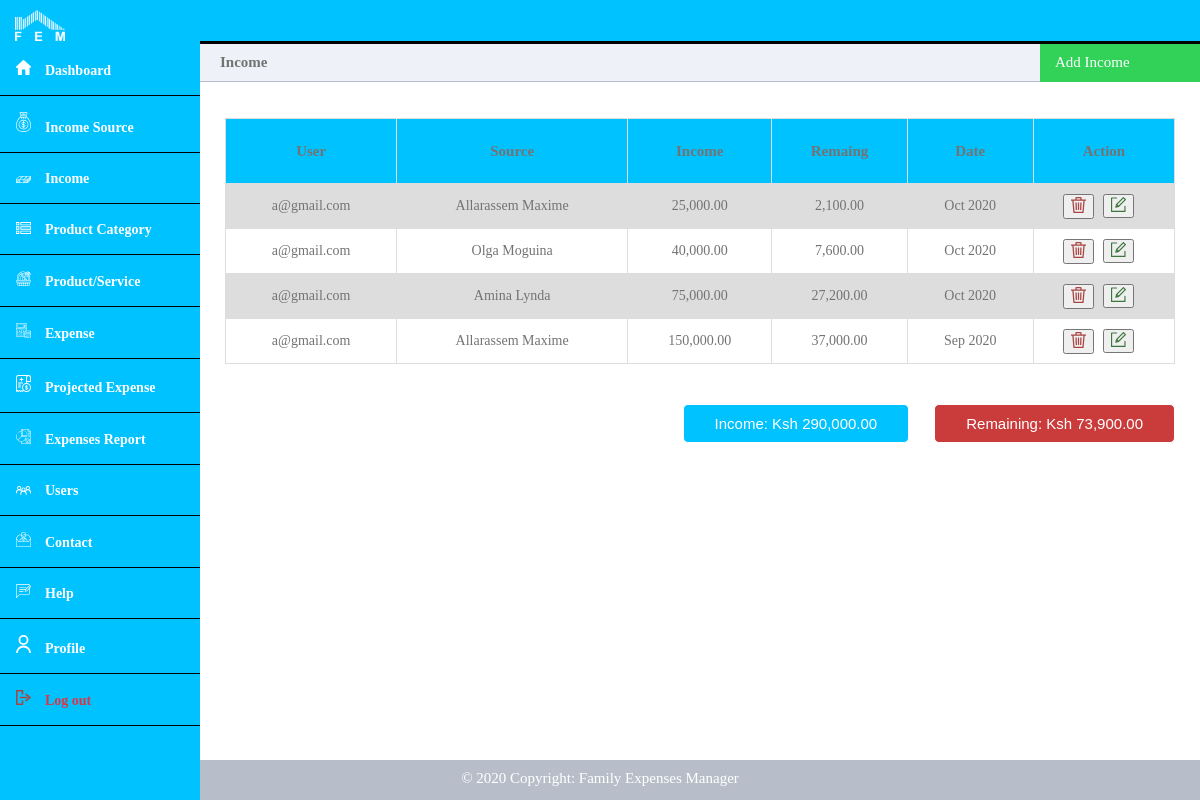
Page /admin/income.php (signed in) on the committed database.
### tables this page shows
CREATE TABLE `Income` (
  `income_id` int(11) NOT NULL,
  `source_id` int(11) NOT NULL,
  `amount` decimal(10,0) NOT NULL,
  `created_at` timestamp NOT NULL DEFAULT current_timestamp(),
  `user_id` int(11) NOT NULL,
  `remaining_amount` decimal(10,0) NOT NULL
);

CREATE TABLE `User` (
  `user_id` int(11) NOT NULL,
  `first_name` varchar(50) NOT NULL,
  `last_name` varchar(50) NOT NULL,
  `user_email` varchar(100) NOT NULL,
  `is_admin` tinyint(1) NOT NULL DEFAULT 0,
  `user_password` varchar(200) NOT NULL,
  `created_at` date NOT NULL DEFAULT current_timestamp()
);

CREATE TABLE `Source` (
  `source_id` int(11) NOT NULL,
  `user_id` int(11) NOT NULL,
  `name` varchar(100) NOT NULL,
  `created_at` timestamp NOT NULL DEFAULT current_timestamp() ON UPDATE current_timestamp()
);

### admin/income.php (the view, shortened to what this page needs)
<?php
	require_once('config/query.php');
?>
<!DOCTYPE html>
<html>
	<head>
		<link rel="stylesheet" href="../css/dashboard.css">
	</head>
	<body>
		<?php include('header.php'); ?>
		<div class="main-content">
			<div class="title-left" style="font-size: 15px; color: #737373;">
				Income
			</div>
			<div class="title-right" id="myBtn">
				<div class="add">
					<a style="font-size: 15px;">Add Income</a>
				</div>
			</div>
			<div>
				<?php include('../errors.php'); ?><br>
			</div>
			<div>
				<?php include('../success.php'); ?><br>
			</div>
			<div style="overflow-x:auto;">
				<table style="color: #737373; font-size: 14px;">
					<?php
						$total_amount = 0;
						$remaining    = 0;
						$query   = "SELECT * FROM Income ORDER BY created_at DESC";
						$results = mysqli_query($con, $query);
						if (mysqli_num_rows($results) > 0) {
							?>
								<tr style="height: 65px; font-size: 15px;">
									<th style="color: #737373;">User</th>
									<th style="color: #737373;">Source</th>
									<th style="color: #737373;">Income</th>
									<th style="color: #737373;">Remaing</th>
									<th style="color: #737373;">Date</th>
									<th style="color: #737373;">Action</th>
								</tr>
							<?php
							while($row = $results->fetch_assoc()) {
								$total_amount += $row['amount'];
								$remaining    += $row['remaining_amount'];
								$user_id = $row['user_id'];
								$query   = "SELECT * FROM User WHERE user_id = '$user_id'";
								$result2 = mysqli_query($con, $query);
								if (mysqli_num_rows($result2) == 1) {
									$user_data = $result2->fetch_assoc();
								}
								$source_id = $row['source_id'];
								$query   = "SELECT * FROM Source WHERE source_id = '$source_id'";
								$result3 = mysqli_query($con, $query);
								if (mysqli_num_rows($result3) == 1) {
									$source_data = $result3->fetch_assoc();
								}
								?>
									<tr>
										<td><?php echo $user_data['user_email'] ?></td>
										<td><?php echo $source_data['name'] ?></td>
										<td><?php echo number_format($row['amount'], 2) ?></td>
										<td><?php echo number_format($row['remaining_amount'], 2) ?></td>
										<td><?php echo date('M Y',strtotime($row['created_at'])) ?></td>
										<td>
											<form action="" method="POST" style="margin-left:-40px;">
												<button name="delete-admin-income">
													<img src="../images/icons/delete.svg" style="width: 15px;">
												</button>&nbsp;&nbsp;&nbsp;
											</form>
													<div style="margin-left:30px; margin-top:-25px">
														<button>
															<a href="income-update.php?id1=<?php echo $row['user_id'] ?>&id2=<?php echo $row['income_id'] ?>&id3=<?php echo $source_data['source_id']; ?>&amount=<?php echo $row['amount']; ?>">
															<img src="../images/icons/edit.svg" style="width: 15px;">
															</a>
														</button>
													</div>
										</td>
									</tr>
								<?php
							}
						}else {
							?>
								<div style="font-size: 15px; color: #737373; margin-top: 50px; text-align: center;">No data</div>
							<?php
						}
					?>
				</table>
			</div>
			<?php
			  	if (mysqli_num_rows($results) > 0) {
					  ?>
						<div class='table-bottom-space'></div>
						<div class='table-total'>
							<button class='button-error-total'>Remaining: Ksh <?php echo number_format($remaining, 2); ?></button>
						</div>
					<?php
				}
			?>
			<?php
				if (mysqli_num_rows($results) > 0) {
					?>
						<div class="table-total">
							<button class="button-primary-total">Income: Ksh <?php echo number_format($total_amount, 2); ?></button>
						</div>
					<?php
				}
			?>
		</div>
		<br><br><br><br><br>
		<?php include_once("../footer.php"); ?>
	</body>
</html>

### css/dashboard.css (style rules this page uses)
* { box-sizing: border-box; }
body { margin: 0; padding: 0; }
.button-success, .button-error, .button-warning, .button-secondary, .button-error-total, .button-light-total, .button-primary-total { border-radius: 5px; border: 1px solid; display: inline-block; cursor: pointer; color: #ffffff; font-size:17px; padding:10px 31px; text-decoration: none; }
.button-error-total { cursor: not-allowed; background: rgb(202, 60, 60); }
.button-primary-total { cursor: not-allowed; background: #00C2FF; }
table { border-collapse: collapse; width: 95%; margin: auto; color: #737373; font-size: 14px; margin-top: 15px; }
td, th { border: 1px solid #dddddd; text-align: left; padding: 10px; text-align: center; }
table tr th { background-color: #00C2FF; color: #233245; }
tr:nth-child(even) { background-color: #dddddd; }
.table-bottom-space { padding-top: 40px; }
.table-total { float: right; padding-right: 2.5%; }
.main-content { padding: 40px; margin-top: 0; padding: 0; padding-top: 44px; height: 100%; overflow: scroll; }
.main-content .title-left { background-color: #eef1f7; border-bottom: 1px solid #b8bec9; padding: 10px 20px; font-weight: 700; color: #333; font-size: 16px; }
.main-content .title-right { float: right; width: 160px; margin-right: 0px; margin-top: -40px; cursor: pointer; }
.main-content .title-right .add { background-color: #32d157; font-size: 17px; height: 40px; color: white; padding-left: 15px; padding-top: 10px; cursor: pointer; }
.main-content .title-right .add a { text-decoration: none; color: white; }
@media only screen and (min-width: 300px) { table { border-collapse: collapse; width: 95%; margin: auto; } }
@media only screen and (min-width: 300px) { .button-primary-total { font-size: 12px; } }
@media only screen and (min-width: 300px) { .button-error-total { font-size: 12px; } }
@media only screen and (min-width: 600px) { table { border-collapse: collapse; width: 95%; margin: auto; } }
@media only screen and (min-width: 600px) { .main-content { margin-left: 70px; } }
@media only screen and (min-width: 800px) { table { border-collapse: collapse; width: 95%; margin: auto; } }
@media only screen and (min-width: 800px) { .button-primary-total { font-size: 14px; } }
@media only screen and (min-width: 800px) { .button-error-total { font-size: 14px; } }
@media only screen and (min-width: 800px) { .main-content { margin-left: 200px; } }
@media screen and (min-width: 1024px) { table { border-collapse: collapse; width: 95%; margin: auto; } }
@media screen and (min-width: 1024px) { .button-primary-total { font-size: 15px; } }
@media screen and (min-width: 1024px) { .button-error-total { font-size: 15px; } }

### rows in the picture
income: user.user_email "a@gmail.com", source.name "Allarassem Maxime", amount "25,000.00", remaining_amount "2,100.00", created_at "Oct 2020"
income: user.user_email "a@gmail.com", source.name "Olga Moguina", amount "40,000.00", remaining_amount "7,600.00", created_at "Oct 2020"
income: user.user_email "a@gmail.com", source.name "Amina Lynda", amount "75,000.00", remaining_amount "27,200.00", created_at "Oct 2020"
income: user.user_email "a@gmail.com", source.name "Allarassem Maxime", amount "150,000.00", remaining_amount "37,000.00", created_at "Sep 2020"

### other values in the picture
$remaining "73,900.00"
$total_amount "290,000.00"
